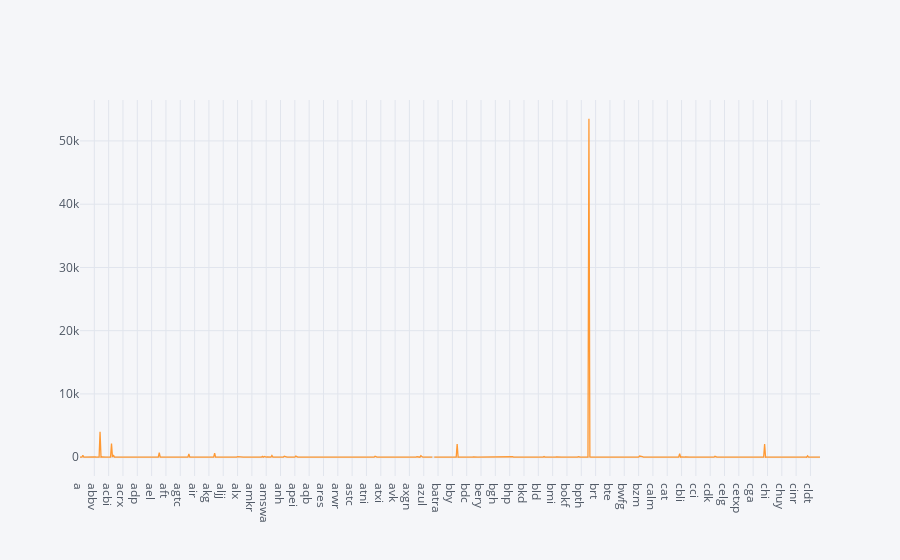

The code cell stored with this chart in its notebook:
### Code cell
plyo.iplot(
    ticker_stds['close'].iplot(asFigure=True),
    image='png',
    filename='ply_02'
)

### Figure 1 — Plotly figure (JSON) as saved in the notebook; plotly's stock layout.template omitted (floating-point values rounded to 4 significant figures; data arrays with more than 128 entries replaced by an {"elided": "..."} marker saying what was removed)
{"data": [{"line": {"color": "rgba(255, 153, 51, 1.0)", "dash": "solid", "shape": "linear", "width": 1.3}, "mode": "lines", "name": "close", "text": "", "type": "scatter", "x": {"elided": "776 str values"}, "y": {"elided": "776 mixed values"}}], "layout": {"legend": {"bgcolor": "#F5F6F9", "font": {"color": "#4D5663"}}, "paper_bgcolor": "#F5F6F9", "plot_bgcolor": "#F5F6F9", "title": {"font": {"color": "#4D5663"}}, "xaxis": {"gridcolor": "#E1E5ED", "showgrid": true, "tickfont": {"color": "#4D5663"}, "title": {"font": {"color": "#4D5663"}, "text": ""}, "zerolinecolor": "#E1E5ED"}, "yaxis": {"gridcolor": "#E1E5ED", "showgrid": true, "tickfont": {"color": "#4D5663"}, "title": {"font": {"color": "#4D5663"}, "text": ""}, "zerolinecolor": "#E1E5ED"}}}
